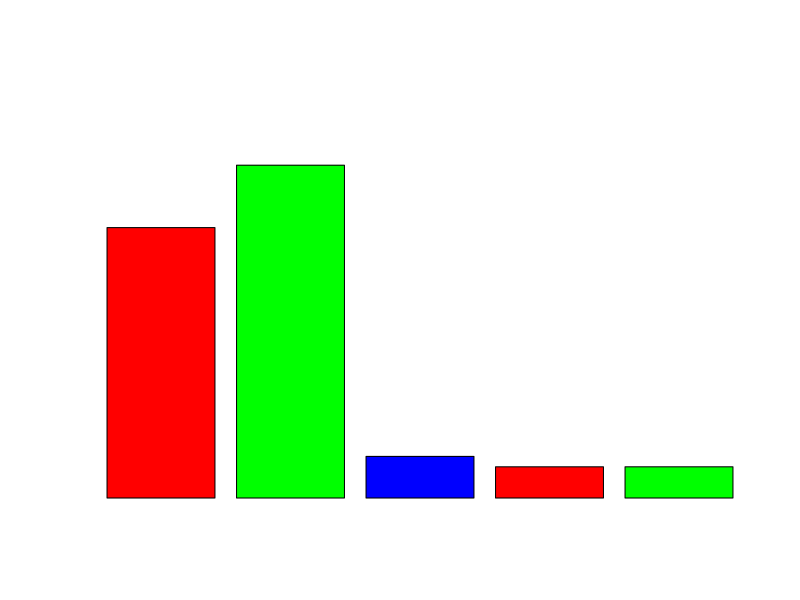

The R source for this figure: (Note: this script raises an error after producing the figure.)
## ---- chunk 1
knitr::opts_chunk$set(echo = TRUE)
## ---- chunk 2
if (!require(readxl)) install.packages('readxl')
library(readxl)

dados <- read_excel("../dados/umses_alunos_2018.xlsx") 
dados2 <- read_excel("../dados/dicionario_de_dados.xlsx")
dados2$X__4[5]
dados <- as.data.frame(dados) #deixando como data frame

dado<- table(dados$idade)

nomes <- c("16 e 20","21 e 25","26 e 30")
barplot(dado,names.arg = nomes,ylim=c(0,40),xlab = "Idade",ylab = "Frequência",col = rainbow(3),main = "Faixa etária dos questionados")
